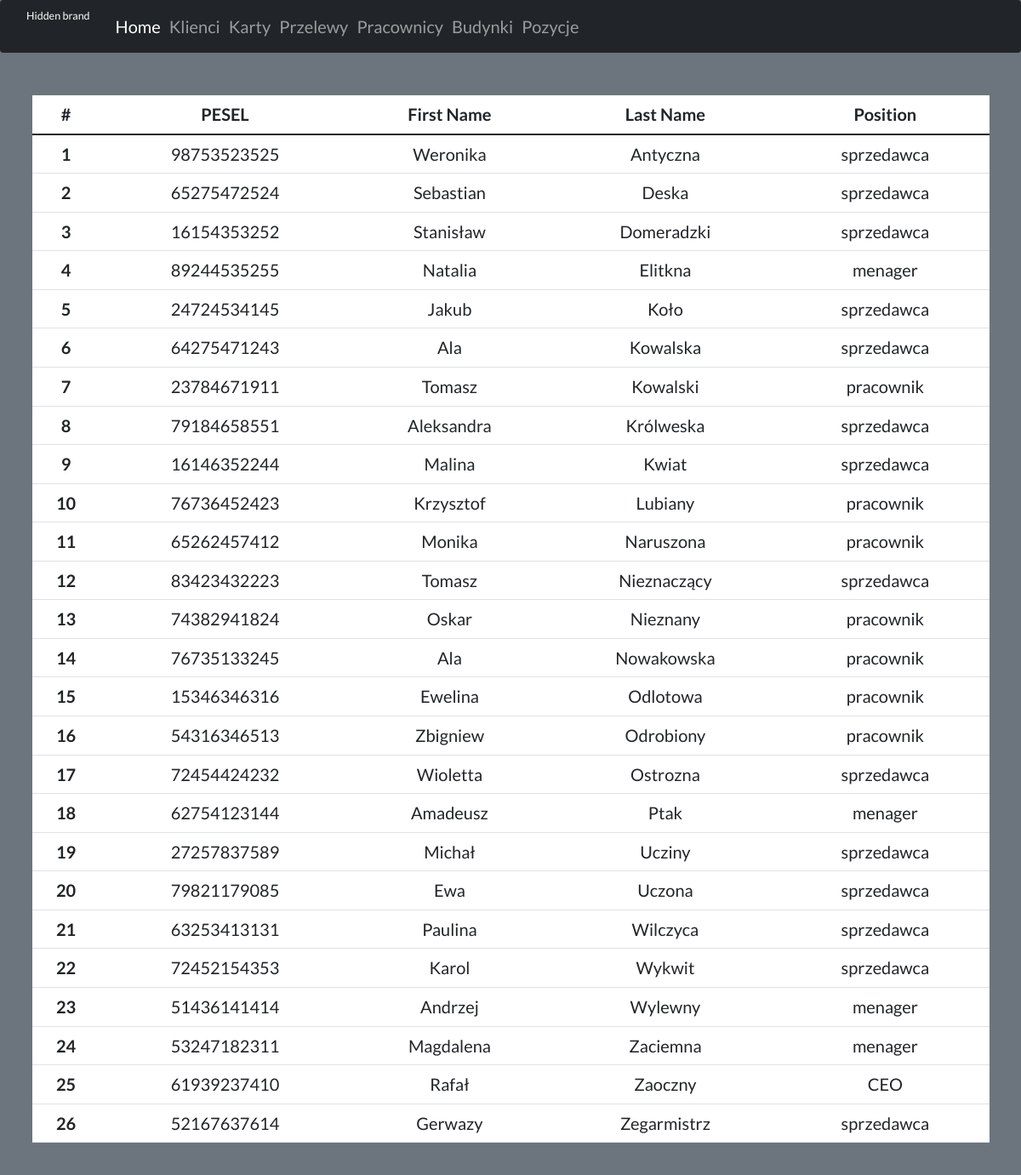
Page /bankapp/src/employee.php on the committed database.
### tables this page shows
CREATE TABLE employee
(
    employee_pesel VARCHAR(11) UNIQUE PRIMARY KEY NOT NULL CHECK(char_length(employee_pesel)=11),
    employee_email VARCHAR(100) UNIQUE NOT NULL,
    employee_fname VARCHAR(100) NOT NULL,
    employee_lname VARCHAR(100) NOT NULL,
    employee_position VARCHAR(100) NOT NULL DEFAULT 'Brak pozycji',
    employee_company INT NOT NULL,

    FOREIGN KEY (employee_position) 
    REFERENCES positions(position_name)
    ON UPDATE CASCADE
    ON DELETE NO ACTION,
    
    FOREIGN KEY (employee_company) 
    REFERENCES company(company_id)
    ON UPDATE CASCADE
    ON DELETE NO ACTION
);

### bankapp/src/employee.php (the view, shortened to what this page needs)
<!doctype html>
<html lang="en">
  <head>
    <link rel="stylesheet" href="https://cdn.jsdelivr.net/npm/bootstrap@4.3.1/dist/css/bootstrap.min.css">
    <link rel="stylesheet" type="text/css" href="//netdna.bootstrapcdn.com/bootstrap/3.1.1/css/bootstrap.min.css">
    <link href="../css/bootstrap.css" rel="stylesheet">
    <link href="https://cdn.jsdelivr.net/npm/bootstrap@5.0.0/dist/css/bootstrap.min.css" rel="stylesheet" >
  </head>
  <body class="bg-secondary d-flex flex-column min-vh-100 fs-2">
    <nav class="navbar sticky-top navbar-expand-lg navbar-dark bg-dark">
  <div class="container-fluid">
    <div class="collapse navbar-collapse" id="navbarTogglerDemo01">
    <a class="navbar-brand" href="main.php">Hidden brand</a>
      <ul class="navbar-nav me-auto mb-2 mb-lg-0">
        <li class="nav-item">
          <a class="nav-link active" aria-current="page" href="main.php">Home</a>
        </li>
        <li class="nav-item">
          <a class="nav-link" href="clients.php">Klienci</a>
        </li>
        <li class="nav-item">
          <a class="nav-link" href="cards.php">Karty</a>
        </li>
        <li class="nav-item">
          <a class="nav-link" href="overflow.php">Przelewy</a>
        </li>
        <li class="nav-item">
          <a class="nav-link" href="employee.php">Pracownicy</a>
        </li>
        <li class="nav-item">
          <a class="nav-link" href="company.php">Budynki</a>
        </li>
        <li class="nav-item">
          <a class="nav-link" href="position.php">Pozycje</a>
        </li>
      </ul>
    </div>
  </div>
</nav>
  <div class="container mt-5 mb-5 content-height">
        <div class="row">
            <table class="table table-hover bg-white text-center fs-2">
                    <thead>
                        <tr>
                        <th scope="col">#</th>
                        <th scope="col">PESEL</th>
                        <th scope="col">First Name</th>
                        <th scope="col">Last Name</th>
                        <th scope="col">Position</th>
                        </tr>
                    </thead>
                <tbody>
                <?php
                    include '../connect.php';
                    $sql = "SELECT * FROM employee ORDER BY employee_lname";
                    $result = $conn->query($sql);
                    if ($result->num_rows > 0) {
                        $nr=1;
                    while($row = $result->fetch_assoc()) {
                        echo '<tr><th scope="row">'.$nr.'</th><td>'.$row['employee_pesel'].'</td><td>'.$row['employee_fname'].'</td><td>'.$row['employee_lname'].'</td><td>'.$row['employee_position'].'</td></tr>';
                        $nr+=1;
                    }
                    } else {
                    echo "0 results";
                    }
                ?>
                </tbody>
            </table>
        </div>
    </div>
  </body>
</html>

### bankapp/src/employee.php (style rules this page uses)
html, body { font-family: 'Lato', sans-serif; }

### rows in the picture
employee: employee_pesel "98753523525", employee_fname "Weronika", employee_lname "Antyczna", employee_position "sprzedawca"
employee: employee_pesel "65275472524", employee_fname "Sebastian", employee_lname "Deska", employee_position "sprzedawca"
employee: employee_pesel "16154353252", employee_fname "Stanisław", employee_lname "Domeradzki", employee_position "sprzedawca"
employee: employee_pesel "89244535255", employee_fname "Natalia", employee_lname "Elitkna", employee_position "menager"
employee: employee_pesel "24724534145", employee_fname "Jakub", employee_lname "Koło", employee_position "sprzedawca"
employee: employee_pesel "64275471243", employee_fname "Ala", employee_lname "Kowalska", employee_position "sprzedawca"
employee: employee_pesel "23784671911", employee_fname "Tomasz", employee_lname "Kowalski", employee_position "pracownik"
employee: employee_pesel "79184658551", employee_fname "Aleksandra", employee_lname "Królweska", employee_position "sprzedawca"
employee: employee_pesel "16146352244", employee_fname "Malina", employee_lname "Kwiat", employee_position "sprzedawca"
employee: employee_pesel "76736452423", employee_fname "Krzysztof", employee_lname "Lubiany", employee_position "pracownik"
employee: employee_pesel "65262457412", employee_fname "Monika", employee_lname "Naruszona", employee_position "pracownik"
employee: employee_pesel "83423432223", employee_fname "Tomasz", employee_lname "Nieznaczący", employee_position "sprzedawca"
employee: employee_pesel "74382941824", employee_fname "Oskar", employee_lname "Nieznany", employee_position "pracownik"
employee: employee_pesel "76735133245", employee_fname "Ala", employee_lname "Nowakowska", employee_position "pracownik"
employee: employee_pesel "15346346316", employee_fname "Ewelina", employee_lname "Odlotowa", employee_position "pracownik"
employee: employee_pesel "54316346513", employee_fname "Zbigniew", employee_lname "Odrobiony", employee_position "pracownik"
employee: employee_pesel "72454424232", employee_fname "Wioletta", employee_lname "Ostrozna", employee_position "sprzedawca"
employee: employee_pesel "62754123144", employee_fname "Amadeusz", employee_lname "Ptak", employee_position "menager"
employee: employee_pesel "27257837589", employee_fname "Michał", employee_lname "Ucziny", employee_position "sprzedawca"
employee: employee_pesel "79821179085", employee_fname "Ewa", employee_lname "Uczona", employee_position "sprzedawca"
employee: employee_pesel "63253413131", employee_fname "Paulina", employee_lname "Wilczyca", employee_position "sprzedawca"
employee: employee_pesel "72452154353", employee_fname "Karol", employee_lname "Wykwit", employee_position "sprzedawca"
employee: employee_pesel "51436141414", employee_fname "Andrzej", employee_lname "Wylewny", employee_position "menager"
employee: employee_pesel "53247182311", employee_fname "Magdalena", employee_lname "Zaciemna", employee_position "menager"
employee: employee_pesel "61939237410", employee_fname "Rafał", employee_lname "Zaoczny", employee_position "CEO"
employee: employee_pesel "52167637614", employee_fname "Gerwazy", employee_lname "Zegarmistrz", employee_position "sprzedawca"
